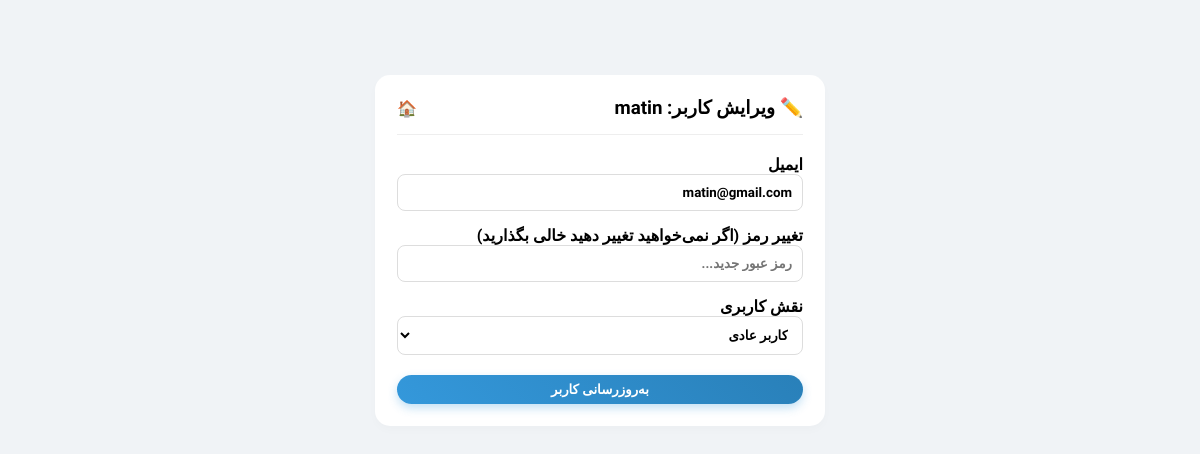
The page /edit_user.php?id=12 (signed in) on the database its author committed.
### tables this page shows
CREATE TABLE IF NOT EXISTS `users` (
  `id` int NOT NULL AUTO_INCREMENT,
  `username` varchar(50) NOT NULL,
  `email` varchar(100) NOT NULL,
  `password` varchar(255) NOT NULL,
  `role` enum('user','admin') DEFAULT 'user',
  `created_at` timestamp NULL DEFAULT CURRENT_TIMESTAMP,
  PRIMARY KEY (`id`),
  UNIQUE KEY `username` (`username`),
  UNIQUE KEY `email` (`email`)
);

### edit_user.php (the view, shortened to what this page needs)
<?php
include 'includes/db.php';
$id = mysqli_real_escape_string($conn, $_GET['id']);
$user_data = mysqli_fetch_assoc(mysqli_query($conn, "SELECT * FROM users WHERE id = '$id'"));
?>
<!DOCTYPE html>
<html lang="fa" dir="rtl">
<head>
    <link rel="stylesheet" href="css/style.css">
</head>
<body>
<div class="main-wrapper-sticky">
    <div class="container" style="max-width: 500px; margin-top: 50px;">
        <div class="card">
            <div class="card-header-flex">
                <h3 style="margin:0;">✏️ ویرایش کاربر: <?php echo $user_data['username']; ?></h3>
                <a href="index.php" class="btn-home-icon-small" title="برگشت به صفحه اصلی" style="text-decoration: none;">🏠</a>
            </div>
            <form action="" method="POST">
                <label>ایمیل</label>
                <input type="email" name="email" value="<?php echo $user_data['email']; ?>" style="width:100%; margin-bottom:15px; padding:10px; border-radius:8px; border:1px solid #ddd;">
                <label>تغییر رمز (اگر نمی‌خواهید تغییر دهید خالی بگذارید)</label>
                <input type="password" name="password" placeholder="رمز عبور جدید..." style="width:100%; margin-bottom:15px; padding:10px; border-radius:8px; border:1px solid #ddd;">
                <label>نقش کاربری</label>
                <select name="role" style="width:100%; margin-bottom:20px; padding:10px; border-radius:8px; border:1px solid #ddd; background:white; color:black; appearance:auto;">
                    <option value="user" <?php if($user_data['role'] == 'user') echo 'selected'; ?>>کاربر عادی</option>
                </select>
                <button type="submit" class="btn-modern-admin" style="width:100%; border:none; padding:12px; cursor:pointer; font-weight:bold;">به‌روزرسانی کاربر</button>
            </form>
        </div>
    </div>
</div>
</body>
</html>

### css/style.css (style rules this page uses)
:root { --dark-blue: #2c3e50; --accent-blue: #34495e; --orange-gold: #e67e22; --light-bg: #f0f3f6; --white: #ffffff; --yellow: #f1c40f; --blue-border: #3498db; }
* { box-sizing: border-box; margin: 0; padding: 0; font-family: 'Vazirmatn', sans-serif; font-weight: 900; }
html, body { height: 100%; }
body { display: flex; flex-direction: column; background-color: var(--light-bg); direction: rtl; text-align: right; }
.main-wrapper-sticky { flex: 1 0 auto; }
.container { max-width: 1300px; margin: 0 auto; padding: 25px; }
.card, .widget { background: var(--white); border-radius: 15px; padding: 22px; margin-bottom: 25px; box-shadow: 0 4px 10px rgba(0,0,0,0.02); }
.btn-modern-admin { background: linear-gradient(45deg, #3498db, #2980b9) !important; color: #fff !important; padding: 7px 18px !important; border-radius: 50px !important; box-shadow: 0 4px 10px rgba(52, 152, 219, 0.3); }

### edit_user.php (style rules this page uses)
.card-header-flex { display: flex; justify-content: space-between; align-items: center; margin-bottom: 20px; border-bottom: 1px solid #eee; padding-bottom: 15px; }

### rows shown on the page
users: username "matin", email "matin@gmail.com", role "کاربر عادی"
